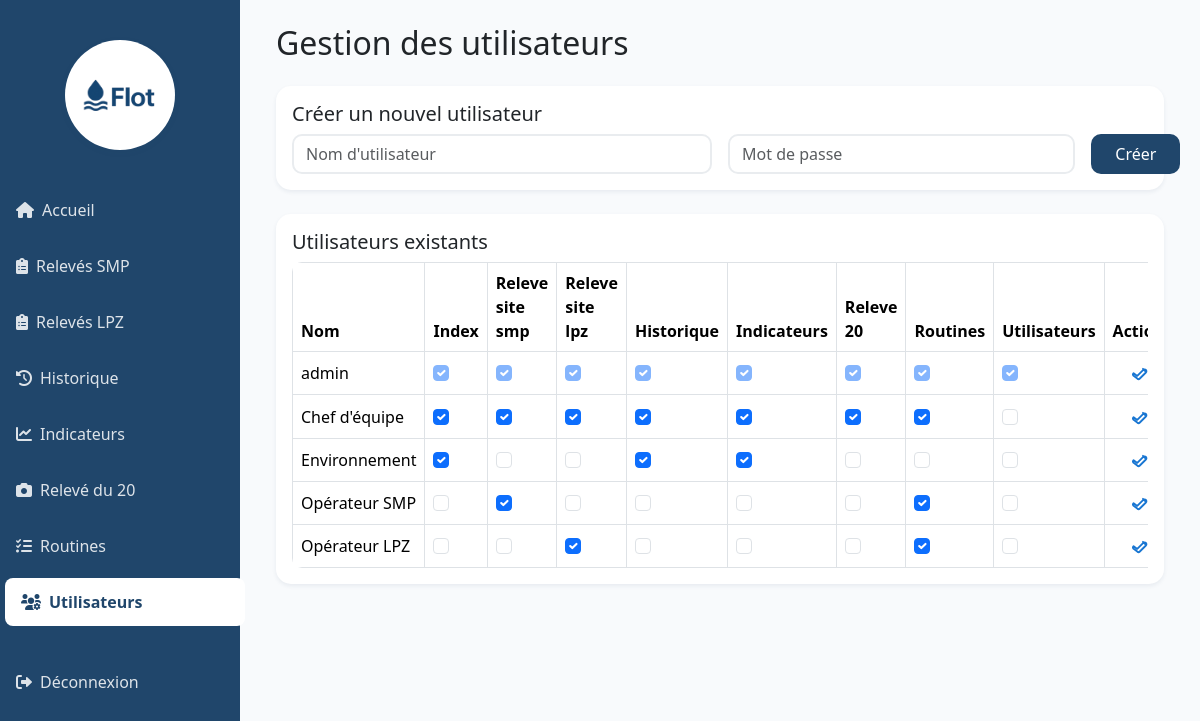
The app's page /utilisateurs (signed in), older data.
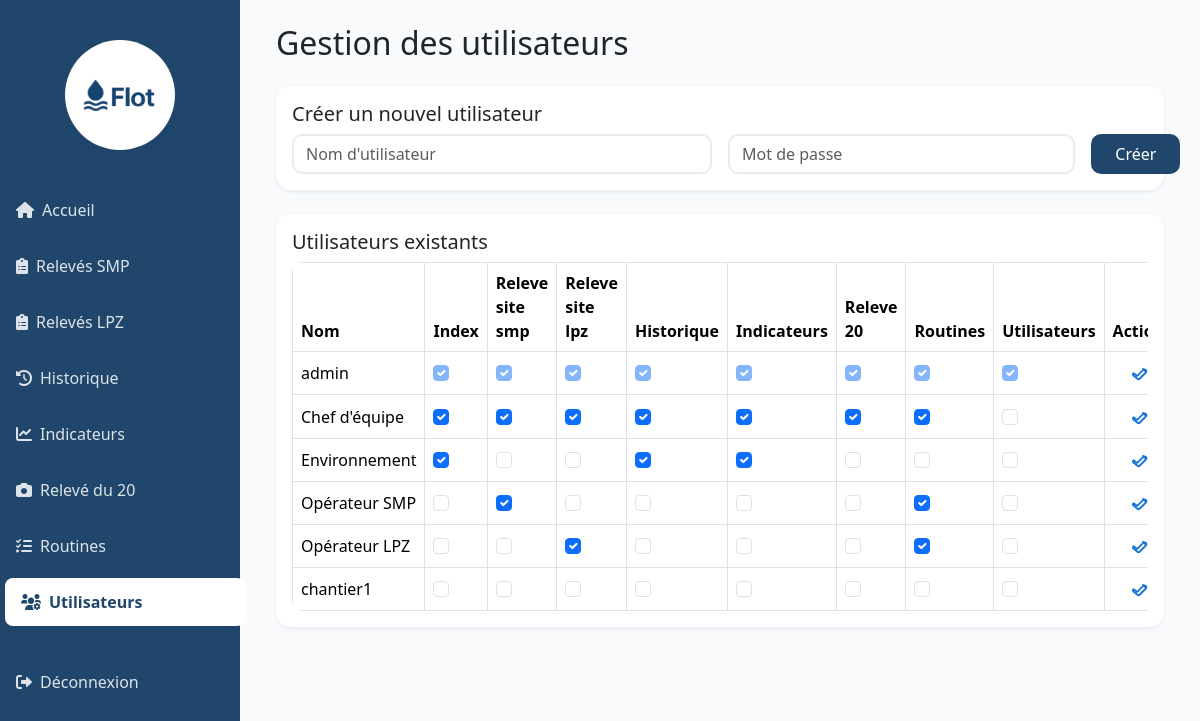
The same page, newer data.
### app.py (models this page shows)
class User(UserMixin, db.Model):
    id = db.Column(db.Integer, primary_key=True)
    username = db.Column(db.String(80), unique=True, nullable=False)
    password_hash = db.Column(db.String(120), nullable=False)
    role = db.Column(db.String(20), default='operateur')  # operateur, chef_equipe, admin
    page_accesses = relationship('UserPageAccess', back_populates='user', cascade='all, delete-orphan')

class UserPageAccess(db.Model):
    id = db.Column(db.Integer, primary_key=True)
    user_id = db.Column(db.Integer, db.ForeignKey('user.id'), nullable=False)
    page_name = db.Column(db.String(50), nullable=False)
    can_access = db.Column(db.Boolean, default=False)
    user = relationship('User', back_populates='page_accesses')

### app.py (the view)
@app.route('/utilisateurs')
@require_page_access('utilisateurs')
def utilisateurs():
    users = User.query.all()
    page_names = PAGE_NAMES
    return render_template('utilisateurs.html', users=users, page_names=page_names)

### app.py (called while the page is built)
@login_manager.user_loader
def load_user(user_id):
    return db.session.get(User, int(user_id))

def require_page_access(page_name):
    def decorator(f):
        @wraps(f)
        @login_required
        def decorated_function(*args, **kwargs):
            if current_user.role == 'admin':
                return f(*args, **kwargs)
            access = next((a for a in current_user.page_accesses if a.page_name == page_name), None)
            if access and access.can_access:
                return f(*args, **kwargs)
            abort(403)
        return decorated_function
    return decorator

### templates/utilisateurs.html (shortened to what this page needs)
{% extends "base.html" %}
{% block content %}
<div class="container py-4">
    <h2 class="mb-4">Gestion des utilisateurs</h2>
    <div class="card mb-4">
        <div class="card-body">
            <h5>Créer un nouvel utilisateur</h5>
            <form id="create-user-form" class="row g-3 align-items-stretch">
                <div class="col-12 col-md-6 mb-2 mb-md-0">
                    <input type="text" class="form-control" name="username" placeholder="Nom d'utilisateur" required>
                </div>
                <div class="col-12 col-md-5 mb-2 mb-md-0">
                    <input type="password" class="form-control" name="password" placeholder="Mot de passe" required>
                </div>
                <div class="col-12 col-md-1 d-grid">
                    <button type="submit" class="btn btn-primary w-100">Créer</button>
                </div>
            </form>
        </div>
    </div>
    <div class="card">
        <div class="card-body">
            <h5>Utilisateurs existants</h5>
            <div class="table-responsive" style="overflow-x:auto;">
                <table class="table table-bordered align-middle mb-0">
                    <thead>
                        <tr>
                            <th>Nom</th>
                            {% for page in page_names %}
                                <th>{{ page|replace('_', ' ')|capitalize }}</th>
                            {% endfor %}
                            <th>Actions</th>
                        </tr>
                    </thead>
                    <tbody>
                        {% for user in users %}
                        <tr data-user-id="{{ user.id }}">
                            <td>{{ user.username }}</td>
                            {% for page in page_names %}
                                <td>
                                    <input type="checkbox" class="form-check-input page-access-checkbox" data-page="{{ page }}" {% if user.role == 'admin' or (user.page_accesses|selectattr('page_name', 'equalto', page)|map(attribute='can_access')|first) %}checked{% endif %} {% if user.role == 'admin' %}disabled{% endif %}>
                                </td>
                            {% endfor %}
                            <td class="text-center">
                                <span class="edit-user-btn" title="Modifier" style="cursor:pointer; margin-right: 4px; vertical-align:middle; display:inline-block;">
                                  <svg xmlns="http://www.w3.org/2000/svg" width="22" height="22" fill="none" viewBox="0 0 24 24" stroke="#1976d2"><path stroke-linecap="round" stroke-linejoin="round" stroke-width="2" d="M15.232 5.232l3.536 3.536M9 13l6.586-6.586a2 2 0 112.828 2.828L11.828 15.828a2 2 0 01-2.828 0L5 12.828a2 2 0 010-2.828L9 13z"/></svg>
                                </span>
                            </td>
                        </tr>
                        {% endfor %}
                    </tbody>
                </table>
            </div>
        </div>
    </div>
</div>
{% endblock %}

### templates/base.html (shortened to what this page needs)
<!DOCTYPE html>
<html lang="fr">
<head>
    <link href="https://cdn.jsdelivr.net/npm/bootstrap@5.3.3/dist/css/bootstrap.min.css" rel="stylesheet">
    <link href="https://cdnjs.cloudflare.com/ajax/libs/font-awesome/6.0.0/css/all.min.css" rel="stylesheet">
</head>
<body>
              {% set user = current_user %}
    <nav class="col-lg-2 d-none d-lg-block sidebar">
        <div class="position-sticky pt-3">
            <div class="sidebar-logo logo-bandeau">
                <img src="{{ url_for('static', filename='logo_flot.png') }}" alt="Logo Flot">
            </div>
            <ul class="nav flex-column">
                {% set user = current_user %}
                {% if user.is_authenticated and user.role == 'admin' %}
                    <li class="nav-item"><a class="nav-link {% if request.endpoint == 'index' %}active{% endif %}" href="{{ url_for('index') }}"><i class="fas fa-home me-2"></i>Accueil</a></li>
                    <li class="nav-item"><a class="nav-link " href="{{ url_for('releve_site', site_id=1) }}"><i class="fas fa-clipboard-list me-2"></i>Relevés SMP</a></li>
                    <li class="nav-item"><a class="nav-link " href="{{ url_for('releve_site', site_id=2) }}"><i class="fas fa-clipboard-list me-2"></i>Relevés LPZ</a></li>
                    <li class="nav-item"><a class="nav-link {% if request.endpoint == 'historique' %}active{% endif %}" href="{{ url_for('historique') }}"><i class="fas fa-history me-2"></i>Historique</a></li>
                    <li class="nav-item"><a class="nav-link {% if request.endpoint == 'indicateurs' %}active{% endif %}" href="{{ url_for('indicateurs') }}"><i class="fas fa-chart-line me-2"></i>Indicateurs</a></li>
                    <li class="nav-item"><a class="nav-link {% if request.endpoint == 'releve_20' %}active{% endif %}" href="{{ url_for('releve_20') }}"><i class="fas fa-camera me-2"></i>Relevé du 20</a></li>
                    <li class="nav-item"><a class="nav-link {% if request.endpoint == 'routines' %}active{% endif %}" href="{{ url_for('routines') }}"><i class="fas fa-tasks me-2"></i>Routines</a></li>
                    <li class="nav-item"><a class="nav-link {% if request.endpoint == 'utilisateurs' %}active{% endif %}" href="{{ url_for('utilisateurs') }}"><i class="fas fa-users-cog me-2"></i>Utilisateurs</a></li>
                {% endif %}
                <li class="nav-item mt-4"><a class="nav-link" href="{{ url_for('logout') }}"><i class="fas fa-sign-out-alt me-2"></i>Déconnexion</a></li>
            </ul>
        </div>
    </nav>
    <div class="main-content">
        {% block content %}{% endblock %}
    </div>
</body>
</html>

### templates/base.html (style rules this page uses)
:root { --flot-blue-dark: #20466B; --flot-blue: #2B5C88; --flot-bg: #f8fafc; --flot-white: #fff; }
body { background: var(--flot-bg); }
.sidebar { min-height: 100vh; background: var(--flot-blue-dark); position: fixed; top: 0; left: 0; height: 100vh; width: 240px; z-index: 1000; }
.sidebar .nav-link { color: rgba(255,255,255,0.85); padding: 0.75rem 1rem; border-radius: 0.5rem; margin: 0.25rem 0; transition: all 0.3s ease; }
.sidebar .nav-link:hover, .sidebar .nav-link.active { color: var(--flot-blue-dark); background-color: var(--flot-white); font-weight: bold; transform: translateX(5px); }
.main-content { background-color: var(--flot-bg); min-height: 100vh; margin-left: 240px; margin-right: auto; max-width: 1200px; padding-left: 24px; padding-right: 24px; }
.card { border: none; border-radius: 15px; box-shadow: 0 0.125rem 0.25rem rgba(32,70,107,0.08); transition: transform 0.2s ease; }
.btn-primary { background: var(--flot-blue-dark); border: none; border-radius: 10px; padding: 0.5rem 1.5rem; }
.form-control { border-radius: 10px; border: 2px solid #e9ecef; }
.table { border-radius: 10px; overflow: hidden; }
.sidebar-logo { display: flex; align-items: center; justify-content: center; margin-bottom: 2rem; gap: 0.7rem; }
.sidebar-logo img { height: 38px; width: 38px; object-fit: contain; }
.logo-bandeau { background: var(--flot-white); border-radius: 50%; width: 110px; height: 110px; margin: 24px auto 32px auto; box-shadow: 0 2px 8px rgba(32,70,107,0.04); display: flex; justify-content: center; align-items: center; }
.logo-bandeau img { max-width: 90%; max-height: 90%; width: auto; height: auto; display: block; margin: 0 auto; }

Row changes from the older to the newer data that the page shows:
added User: username "chantier1"
